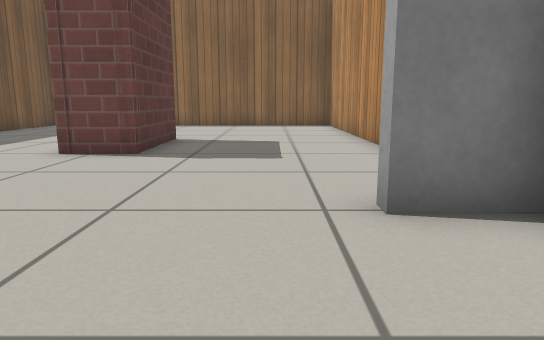
view 1 (above)

12 first-person views from a walk through a world built for the Gazebo simulator. The camera is 0.5 m above the floor, tilts 10° down and sees 70° across. The floor is counted in squares, 0.5 m on a side. Each view is taken from the middle of a square. On the plan, view 1 faces up. The plan holds only what a view shows up to about 13 squares ahead; the rest is blank. The robots in the file are not drawn. Gazebo's built-in surfaces are drawn with simple patterns.

view 2
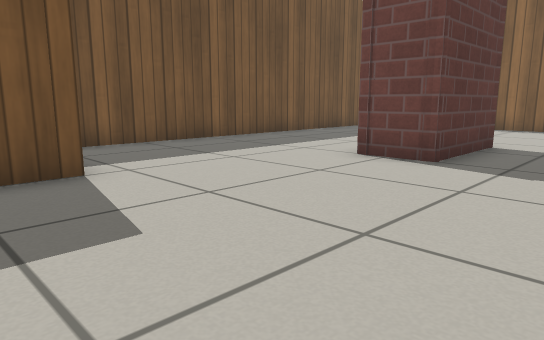

view 3
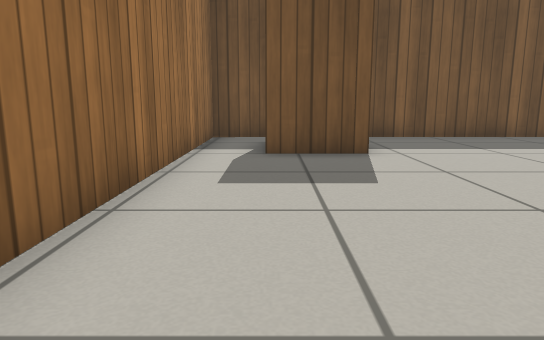

view 4
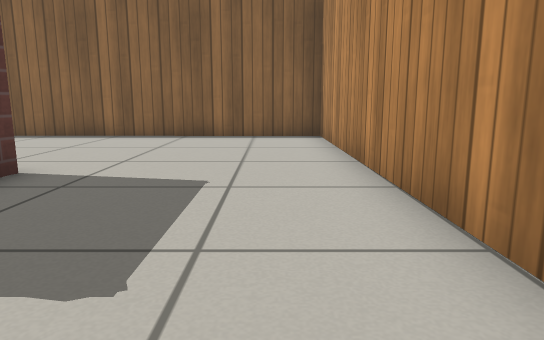

view 5
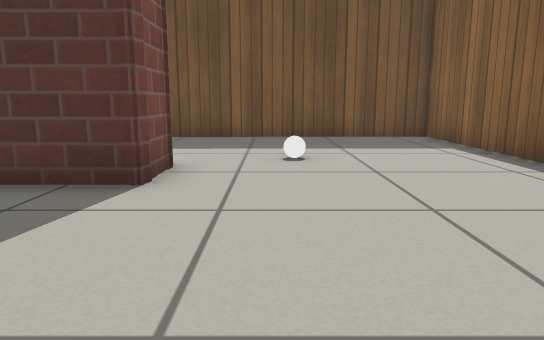

view 6
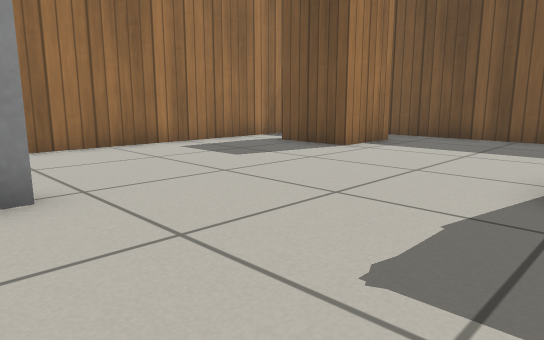

view 7
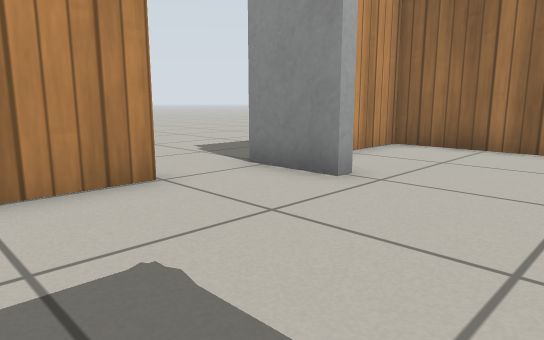

view 8
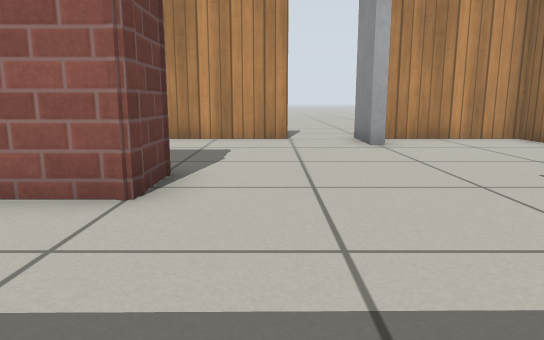

view 9
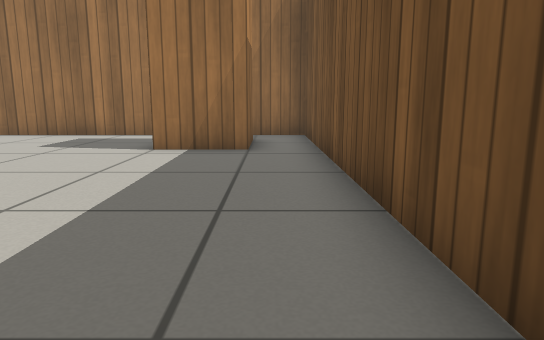

view 10
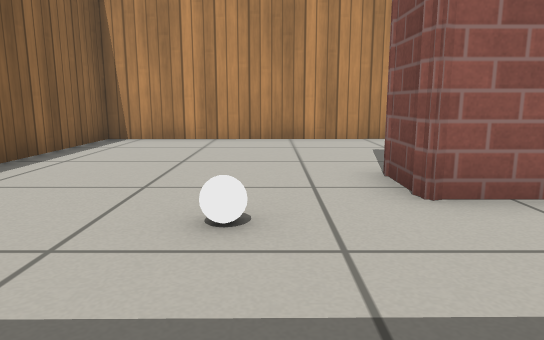

view 11
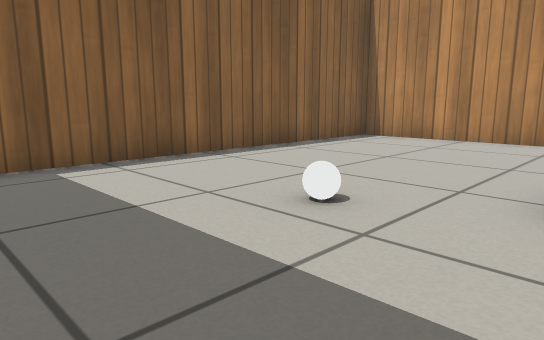

view 12
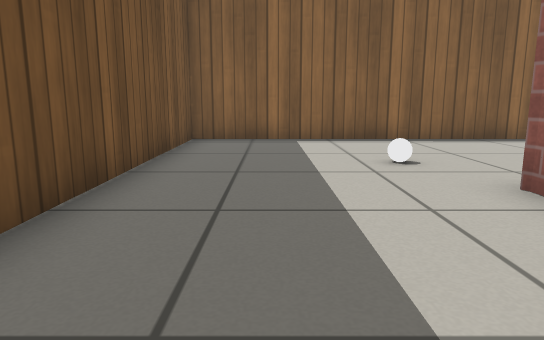

### Floor plan
Points are (right, up) in squares from view 1. A wall is a line through its corners. A room is listed if a view was taken in it or the views show most of it. See-through windows are left out.
Room 1 (views 1, 2, 3, 4, 5, 6, 7, 8, 9, 10, 11, 12)
walls: (-2.6, 7.4) (-4.1, 7.4) (-4.1, 10.4) (-2.6, 10.4) (-2.6, 7.4); (2.5, 5.5) (2.4, 16.4) (-9.1, 16.4) (-9, -0.7) (2.6, -0.7) (2.6, 3); (-7.5, 0.9) (-7.5, 2.9) (-5.5, 2.9) (-5.5, 0.9)
ways out: opening at (3, 4.5)
objects: white ball (-5, 12); door leaf (1, 3) to (2, 3)

Where each view was taken, in squares from view 1:
view 1: 0 up, 0 right, facing up
view 2: 1 up, 0 right, facing up-left
view 3: 1 up, 2 right, facing left
view 4: 5 up, 1 right, facing up
view 5: 12 up, 2 right, facing left
view 6: 8 up, 2 right, facing down-left
view 7: 8 up, 2 left, facing down-right
view 8: 6 up, 8 left, facing right
view 9: 11 up, 8 left, facing down
view 10: 12 up, 8 left, facing right
view 11: 10 up, 8 left, facing up-right
view 12: 6 up, 7 left, facing up
